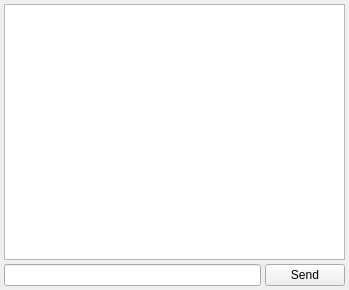
<ui version="4.0" >
 <class>chatWin</class>
 <widget class="QWidget" name="chatWin" >
  <property name="geometry" >
   <rect>
    <x>0</x>
    <y>0</y>
    <width>349</width>
    <height>290</height>
   </rect>
  </property>
  <property name="windowTitle" >
   <string>Contact's jid</string>
  </property>
  <layout class="QVBoxLayout" >
   <property name="spacing" >
    <number>4</number>
   </property>
   <property name="leftMargin" >
    <number>4</number>
   </property>
   <property name="topMargin" >
    <number>4</number>
   </property>
   <property name="rightMargin" >
    <number>4</number>
   </property>
   <property name="bottomMargin" >
    <number>4</number>
   </property>
   <item>
    <widget class="QTextEdit" name="discutionText" >
     <property name="focusPolicy" >
      <enum>Qt::NoFocus</enum>
     </property>
     <property name="undoRedoEnabled" >
      <bool>false</bool>
     </property>
     <property name="readOnly" >
      <bool>true</bool>
     </property>
    </widget>
   </item>
   <item>
    <layout class="QHBoxLayout" >
     <property name="spacing" >
      <number>4</number>
     </property>
     <item>
      <widget class="QLineEdit" name="messageLine" />
     </item>
     <item>
      <widget class="QPushButton" name="sendBtn" >
       <property name="sizePolicy" >
        <sizepolicy vsizetype="Fixed" hsizetype="Preferred" >
         <horstretch>0</horstretch>
         <verstretch>0</verstretch>
        </sizepolicy>
       </property>
       <property name="focusPolicy" >
        <enum>Qt::NoFocus</enum>
       </property>
       <property name="text" >
        <string>Send</string>
       </property>
      </widget>
     </item>
    </layout>
   </item>
  </layout>
 </widget>
 <resources/>
 <connections/>
</ui>
